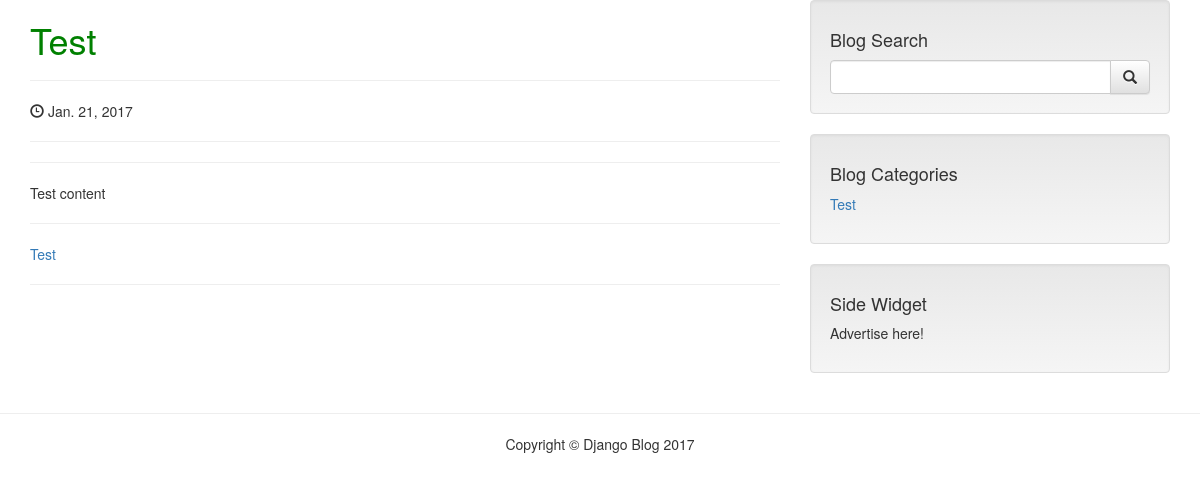
/posts/test/, run on the app's committed database.
### posts/models.py (models this page shows, shortened)
class Post(models.Model):
    author = models.ForeignKey(settings.AUTH_USER_MODEL, default=1)
    title = models.CharField(max_length=120)
    slug = models.SlugField(unique=True)
    directory = models.CharField(max_length=120, null=True)
    image = models.ImageField(
        upload_to=upload_location,
        null=True, blank=True,
        width_field="width_field",
        height_field="height_field"
    )
    video_url = EmbedVideoField(null=True, blank=True)  # same like models.URLField()
    height_field = models.IntegerField(default=0, null=True, blank=True,)
    width_field = models.IntegerField(default=0, null=True, blank=True,)
    content = models.TextField()
    draft = models.BooleanField(default=False)
    publish = models.DateField(auto_now=False, auto_now_add=False)
    updated = models.DateTimeField(auto_now=True, auto_now_add=False)
    timestamp = models.DateTimeField(auto_now=False, auto_now_add=True)
    categories = models.ManyToManyField(Category, blank=True, through='CategoryToPost')
    objects = PostManager()
    class Meta:
        ordering = ["-timestamp", "-updated"]

class Category(models.Model):
    title = models.CharField(max_length=120)
    slug = models.SlugField(unique=True)
    def __str__(self):
        return self.title
    def get_absolute_url(self):
        return reverse("posts:category", kwargs={"slug": self.slug})
    class Meta:
        verbose_name_plural = "Categories"

### posts/views.py (the view)
# urls.py: url(r'^(?P<slug>[\w-]+)/$', post_detail, name='detail'),
def post_detail(request, slug):
    today = timezone.now().date()
    instance = get_object_or_404(Post, slug=slug)
    categories_list = Category.objects.all()
    queryset_list = Post.objects.active()
    if request.user.is_staff or request.user.is_superuser:
        queryset_list = Post.objects.all()
    query = request.GET.get("q")
    if query:
        search_dict = search(request, queryset_list, query)
        return render(request, search_dict["template"], search_dict["context"])
    if instance.draft or instance.publish > timezone.now().date():
        if not request.user.is_staff or not request.user.is_superuser:
            raise Http404
    context = {
        "title": instance.title,
        "instance": instance,
        "categories_list": categories_list,
        "today": today,
        "slug": slug,
    }
    return render(request, "post_detail.html", context)

### posts/models.py (called while the page is built)
    def active(self, *args, **kwargs):
        if "category" in kwargs:
            category = kwargs["category"]
            return super(PostManager, self).filter(categories=category).filter(draft=False).filter(publish__lte=timezone.now())
        else:
            return super(PostManager, self).filter(draft=False).filter(publish__lte=timezone.now())

### templates/post_detail.html (shortened to what this page needs)
{% extends "base.html" %}
{% load embed_video_tags %}
{% block content %}
    <div class="row">
        <div class="col-lg-8">
            <h1>{{ instance.title }}</h1>
            <hr/>
            <p>
                <span class="glyphicon glyphicon-time"></span>  {{ instance.publish }}
            </p>
            <hr>
            <hr>
            <p>
                {{ instance.content|safe }}
            </p>
            <hr/>
            {% if instance.categories %}
                {% for category in instance.categories.all %}
                    <a href="{{ category.get_absolute_url }}">{{ category }}{% if instance.categories.count > 1 %} | {% endif %}</a>
                {% endfor %}
            {% endif %}
            <hr/>
        </div>
        {% include 'sidebar.html' %}
    </div>
{% endblock content %}

### templates/sidebar.html
<div class="col-md-4">
    <div class="well">
        <h4>Blog Search</h4>
        <form method="GET" >
            <div class="input-group">
                <input class="form-control" type="text" name="q" placeholder="" value="{{ request.GET.q }}" />
                <span class="input-group-btn">
                    <button class="btn btn-default" type="submit">
                        <span class="glyphicon glyphicon-search"></span>
                    </button>
                </span>
            </div>
        </form>
    </div>
    <div class="well">
        <h4>Blog Categories</h4>
        <div class="row">
            <div class="col-lg-6">
                <ul class="list-unstyled">
                    {% for category in categories_list %}
                    <li>
                        <a href="{{ category.get_absolute_url }}">{{ category.title }}</a>
                    </li>
                    {% endfor %}
                </ul>
            </div>
        </div>
    </div>
    <div class="well">
    <h4>Side Widget</h4>
    <p>Advertise here!</p>
    </div>
</div>

### static/css/main.css (style rules this page uses)
h1 { color: green; }

### data on the page
Post: title "Test", publish "Jan. 21, 2017", content "Test content"
Category: title "Test"
